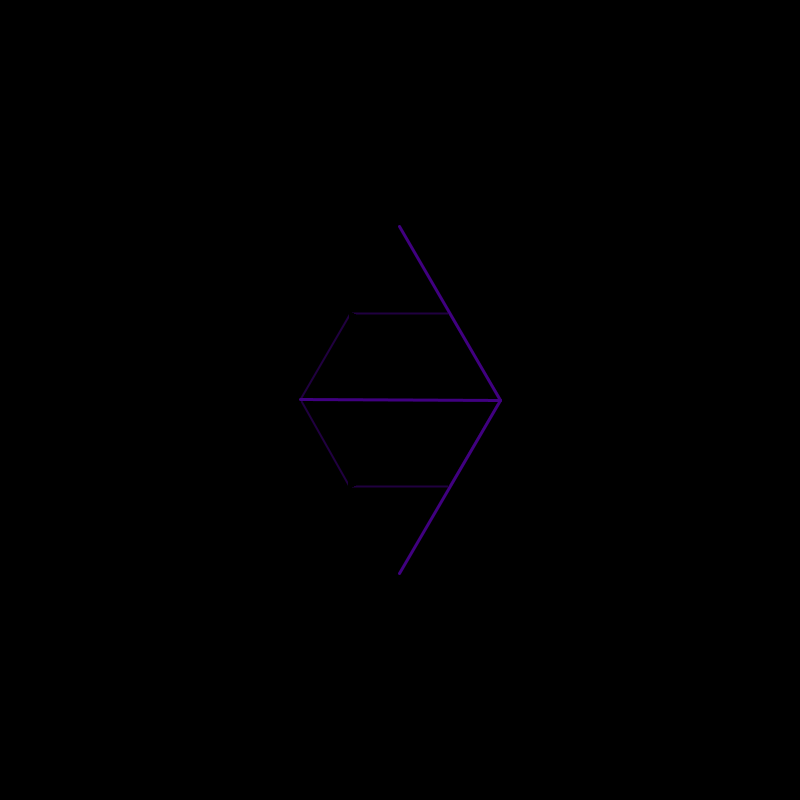
Frame 1 (no input)
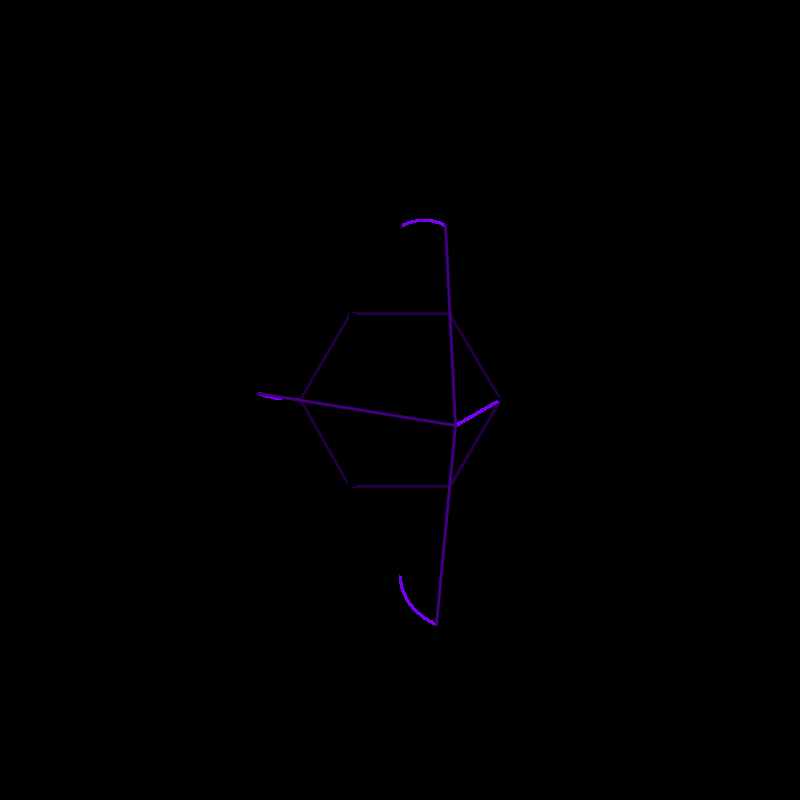
Frame 60 (the mouse pressed at the canvas centre just before this capture)
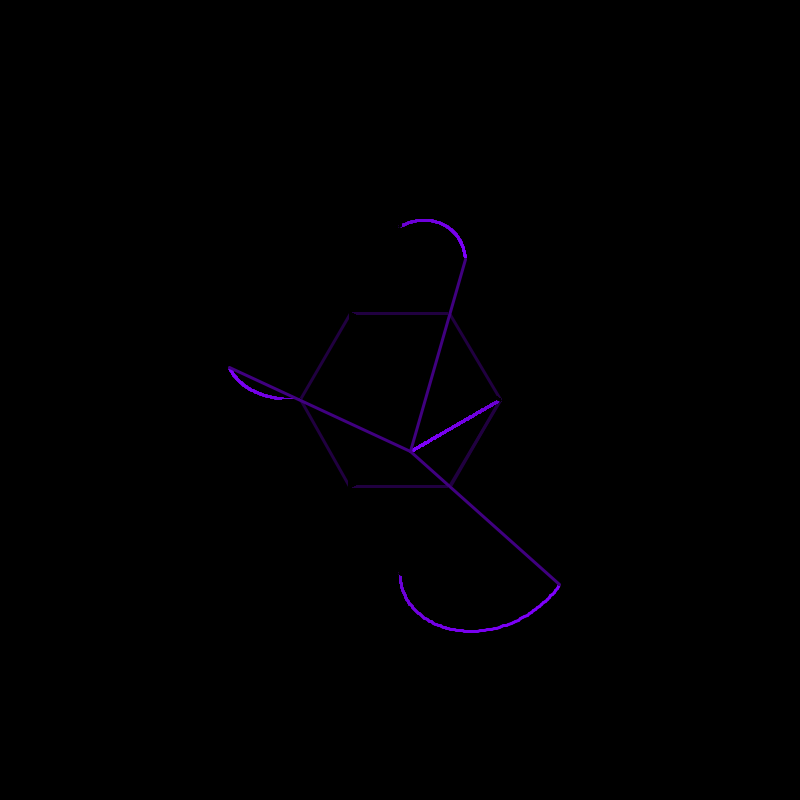
Frame 120 (the mouse held since frame 60 and released just before this capture)

The Processing sketch that drew these frames (run headless with seeded random() and noise(); from frame 60 on, the mouse is pressed at the canvas centre):

// Processing sketch: Shapes
// ── Shapes.pde
ArrayList<PVector> inicio = new ArrayList<PVector>();
PVector[] meio = new PVector[3], coloracao;
ArrayList<PVector> fim = new ArrayList<PVector>();
Linha[][] linha;
int raio = 100, contador=0, numLados;

void setup()
{
  size(800, 800);
  translate(width/2, height/2);

  numLados = 3;

  meio = new PVector[numLados];

  DrawShape(numLados);

  DefineLinhas();
}

void draw()
{
  background(0);
  frameRate(1000);
  translate(width/2, height/2);
  //rotate(TWO_PI/4);
  
  stroke(32, 0, 64);
  for (float i=0; i<TWO_PI; i += TWO_PI/numLados/2)
  {
    line(raio*cos(i), raio*sin(i), raio*cos(i+TWO_PI/numLados/2), raio*sin(i+TWO_PI/numLados/2));
  }
  
  strokeWeight(3);
  for (int i=0; i<numLados; i++)
  {
    for (int j=0; j<inicio.size(); j++)
    {
      float a = linha[i][j].percent;
      stroke(a*128, a*0, a*255);
      linha[i][j].showPoints();
    }
  }

  for (int i=0; i<numLados; i++)
  {
      stroke(64, 0, 128);
      linha[i][contador%inicio.size()].showLine();
  }

  contador+=1;

  //fill(0);

  /*for (int i=0; i<fim.size(); i++)
  {
    point(fim.get(i).x, fim.get(i).y);
  }*/
}

void DefineLinhas()
{
  linha = new Linha[numLados][inicio.size()];

  for (int i=0; i<numLados; i++)
  {
    for (int j=0; j<inicio.size(); j++)
    {
      PVector p1 = inicio.get(j);
      PVector p2, p3;
      p2 = meio[i];

      float angulo = atan2(p2.y-p1.y, p2.x-p1.x);

      p3 = new PVector(p1.x+2*raio*cos(angulo), p1.y+2*raio*sin(angulo));
      
      linha[i][j] = new Linha(i, j, p1, p3);
    }
  }
}

void DrawLine(float lados)
{
  PVector p1 = inicio.get(contador%inicio.size());
  PVector p2, p3 = new PVector(0, 0);

  for (int i=0; i<lados; i++)
  {
    p2 = meio[i];

    float angulo = atan2(p2.y-p1.y, p2.x-p1.x);

    p3 = new PVector(p1.x+2*raio*cos(angulo), p1.y+2*raio*sin(angulo));
    line(p1.x, p1.y, p3.x, p3.y);
  }

  for (int i=0; i<fim.size(); i++)
  {
    point(fim.get(i).x, fim.get(i).y);
  }
}

void DefineFim(float lados)
{
  for (int i=0; i<lados; i++)
  {
    for (PVector inic : inicio)
    {
      PVector p1 = inic;
      PVector p2, p3;

      p2 = meio[i];

      float angulo = atan2(p2.y-p1.y, p2.x-p1.x);

      p3 = new PVector(p1.x+2*raio*cos(angulo), p1.y+2*raio*sin(angulo));
      fim.add(p3);
      //line(p1.x, p1.y, p3.x, p3.y);
    }
  }
}

void DrawShape(float lados)
{
  strokeWeight(1);
  stroke(64, 0, 128);
  int cont=0;
  for (float i=0; i<TWO_PI; i += TWO_PI/lados/2)
  {
    line(raio*cos(i), raio*sin(i), raio*cos(i+TWO_PI/lados/2), raio*sin(i+TWO_PI/lados/2));

    if (cont%2 == 1)
    {
      meio[(cont-1)/2] = new PVector(raio*cos(i), raio*sin(i));
    }

    cont++;
  }

  strokeWeight(2);
  stroke(128, 0, 255);
  for (float i=0; i<TWO_PI; i += TWO_PI/lados)
  {
    Line(0, raio*cos(i), raio*sin(i), raio*cos(i+TWO_PI/lados), raio*sin(i+TWO_PI/lados));
  }
}

void Line(int hole, float x1, float y1, float x2, float y2)
{
  line(x1, y1, x2, y2);

  for (float i=0; i<200; i++)
  {
    float x = map(i, 0, 200, x1, x2);
    float y = map(i, 0, 200, y1, y2);

    if (hole == 0)
    {
      inicio.add(new PVector(x, y));
    }
  }
}
// ── Linha.pde
class Linha
{
  PVector index, inicio, fim;
  float percent = 0;
  
  Linha(int x, int y, PVector i, PVector f)
  {
    this.index = new PVector(x, y);
    this.inicio = i;
    this.fim = f;
  }
  
  void showLine()
  {
    this.percent = 1;
    line(this.inicio.x, this.inicio.y, this.fim.x, this.fim.y);
  }
  
  void showPoints()
  {
    this.percent -= 0.0015;
    PVector pi = linha[(int)this.index.x][(int)(this.index.y+1)%linha[0].length].inicio;
    PVector pf = linha[(int)this.index.x][(int)(this.index.y+1)%linha[0].length].fim;
    
    line(this.inicio.x, this.inicio.y, pi.x, pi.y);
    line(this.fim.x, this.fim.y, pf.x, pf.y);
  }
}
